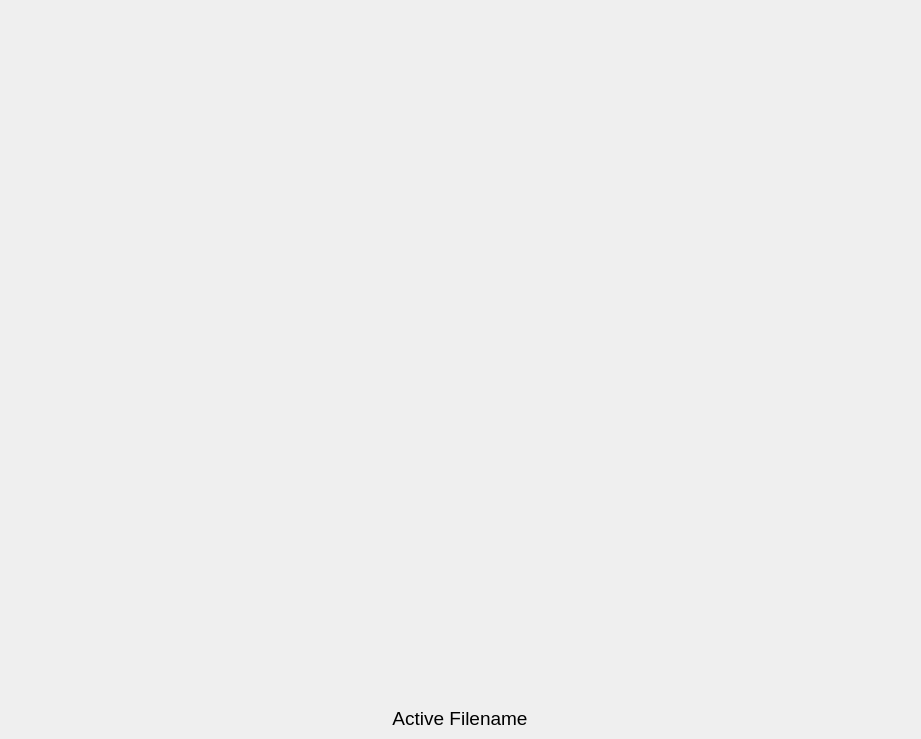
<?xml version="1.0" encoding="UTF-8"?>
<ui version="4.0">
 <class>LiveViewerWindow</class>
 <widget class="QMainWindow" name="LiveViewerWindow">
  <property name="geometry">
   <rect>
    <x>0</x>
    <y>0</y>
    <width>921</width>
    <height>739</height>
   </rect>
  </property>
  <property name="windowTitle">
   <string>Live Viewer</string>
  </property>
  <widget class="QWidget" name="centralwidget">
   <layout class="QVBoxLayout" name="verticalLayout">
    <item>
     <layout class="QVBoxLayout" name="imageLayout">
      <item alignment="Qt::AlignHCenter|Qt::AlignBottom">
       <widget class="QLabel" name="label_active_filename">
        <property name="sizePolicy">
         <sizepolicy hsizetype="MinimumExpanding" vsizetype="MinimumExpanding">
          <horstretch>0</horstretch>
          <verstretch>0</verstretch>
         </sizepolicy>
        </property>
        <property name="minimumSize">
         <size>
          <width>300</width>
          <height>20</height>
         </size>
        </property>
        <property name="baseSize">
         <size>
          <width>300</width>
          <height>10</height>
         </size>
        </property>
        <property name="font">
         <font>
          <family>Arial</family>
          <pointsize>14</pointsize>
          <kerning>false</kerning>
         </font>
        </property>
        <property name="focusPolicy">
         <enum>Qt::StrongFocus</enum>
        </property>
        <property name="accessibleName">
         <string>Active Filename</string>
        </property>
        <property name="accessibleDescription">
         <string>The most recent file loaded into the live viewer</string>
        </property>
        <property name="autoFillBackground">
         <bool>false</bool>
        </property>
        <property name="frameShadow">
         <enum>QFrame::Plain</enum>
        </property>
        <property name="lineWidth">
         <number>5</number>
        </property>
        <property name="midLineWidth">
         <number>5</number>
        </property>
        <property name="text">
         <string>Active Filename</string>
        </property>
        <property name="alignment">
         <set>Qt::AlignCenter</set>
        </property>
        <property name="margin">
         <number>5</number>
        </property>
       </widget>
      </item>
     </layout>
    </item>
   </layout>
  </widget>
 </widget>
 <resources/>
 <connections/>
</ui>
